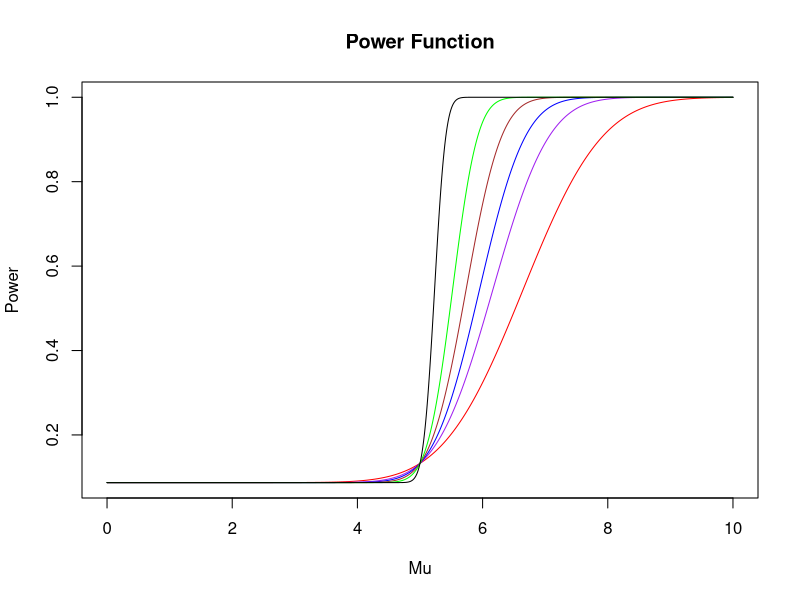
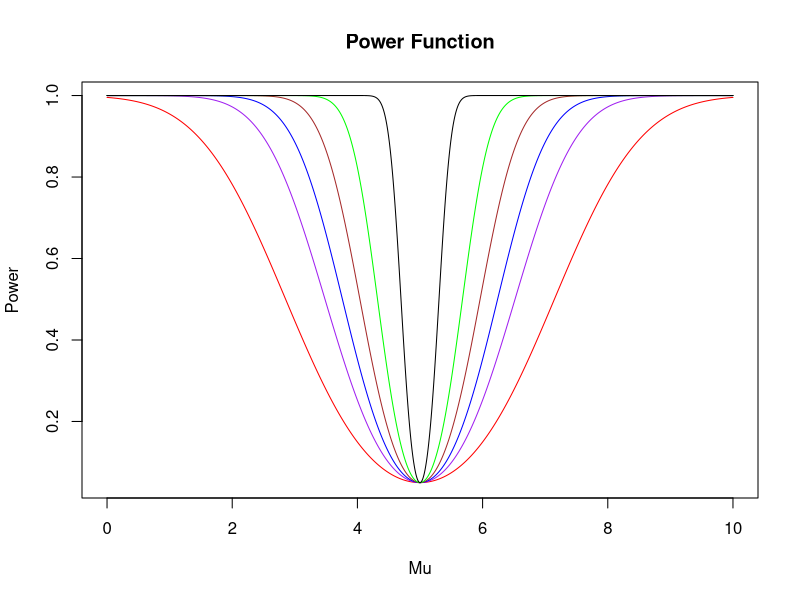
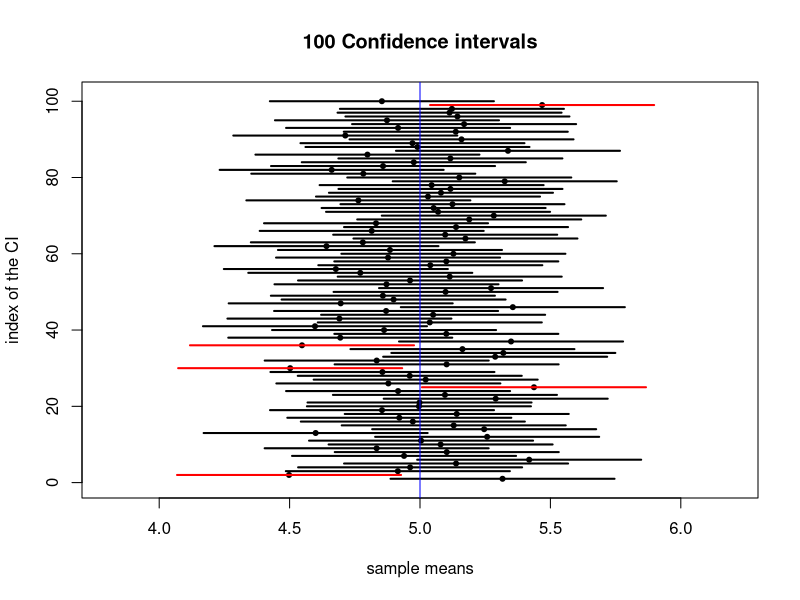
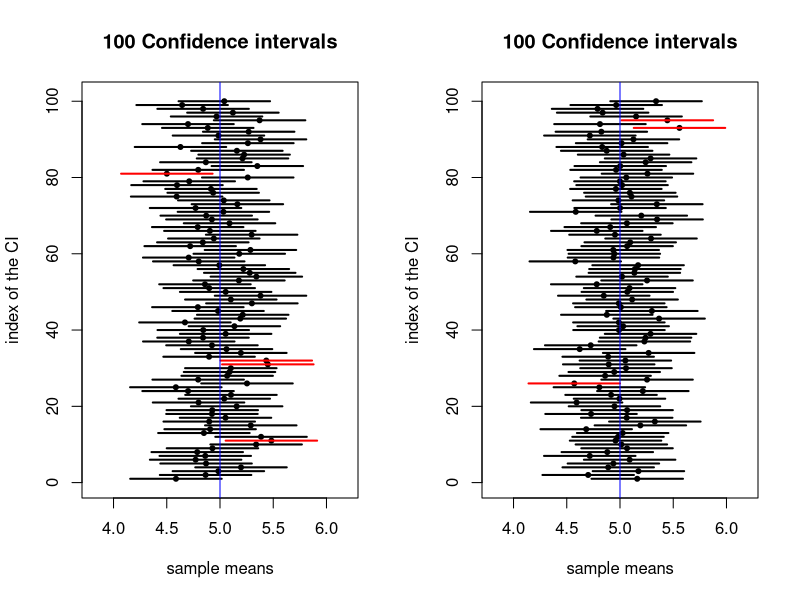
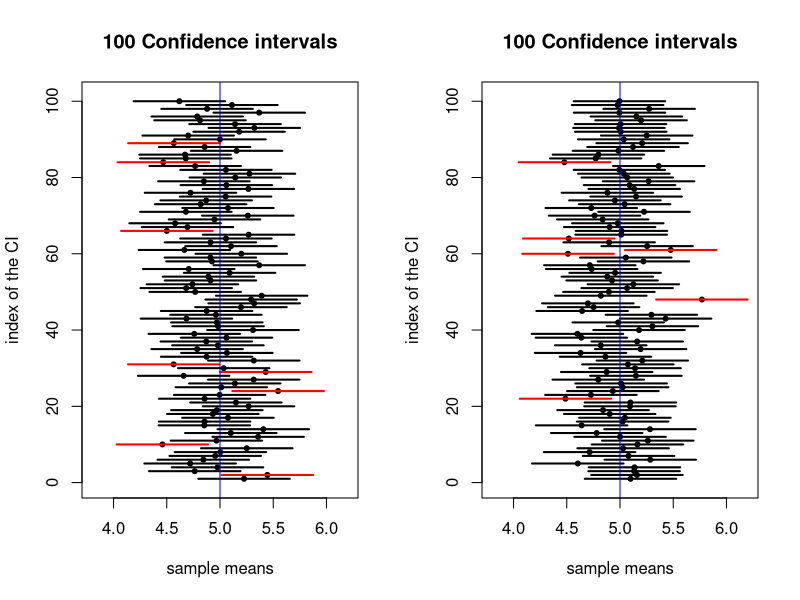
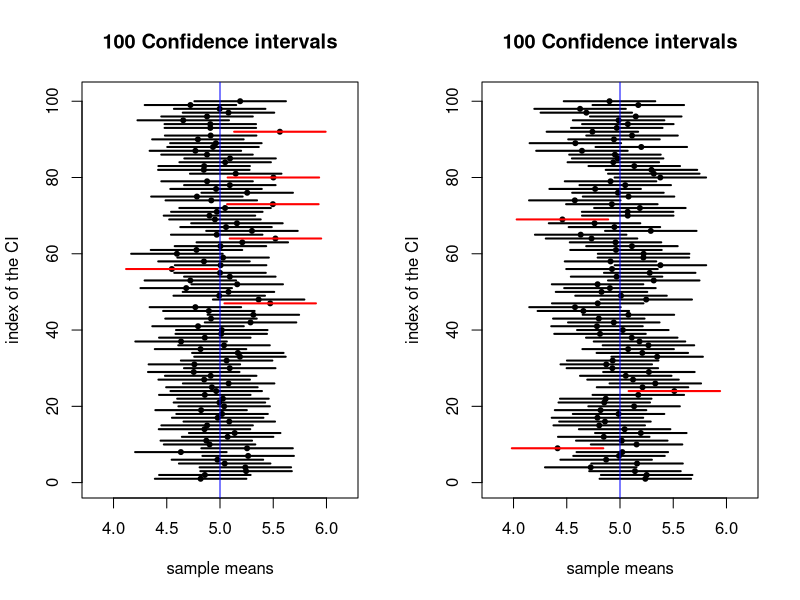
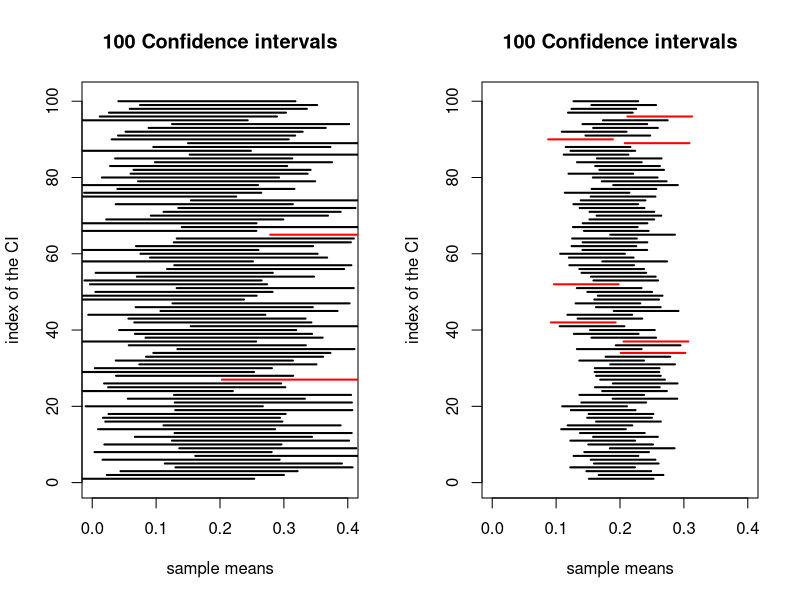
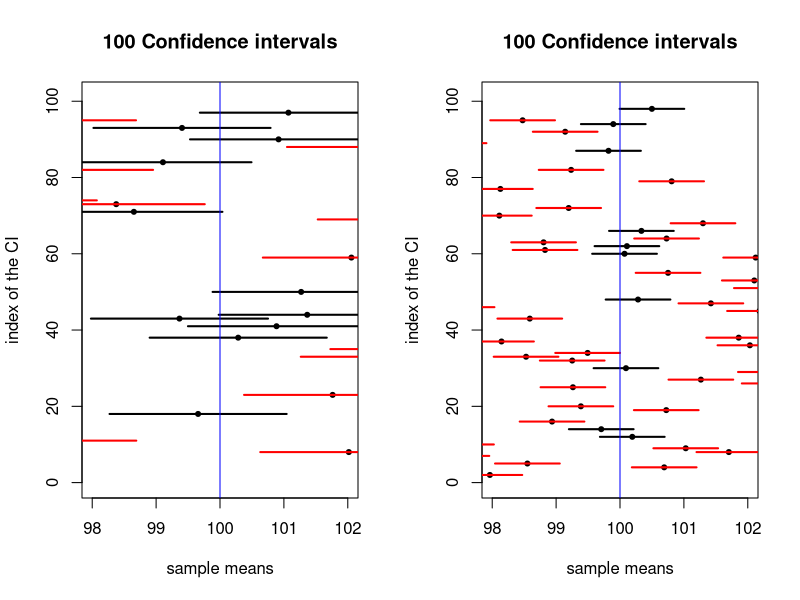

Source code (R) for these figures, in order: (Note: this script raises an error after producing the figures.)
## ---- chunk 1
power_1 <- function(n, x){
  sigma = sqrt(1.2)
  mu_0 <- 5
  alpha <- 0.05
  zalpha <- qnorm(p=alpha, lower.tail=FALSE)
  return (1 - pnorm(zalpha + sqrt(n)*(mu_0 - x))*1/sigma)
}
## ---- chunk 2
x <-seq(from = 0, to = 10, length.out = 10000)
plot(x, power_1(1,x), type="l", col="red", xlab="Mu", ylab="Power", 
     main="Power Function")
lines(x, power_1(2,x), col="purple")
lines(x, power_1(3,x), col="blue")
lines(x, power_1(5,x), col="brown")
lines(x, power_1(10,x), col="green")
lines(x, power_1(50,x), col="black")
## ---- chunk 3
power_2 <- function(n, x){
  sigma = sqrt(1.2)
  mu_0 <- 5
  alpha <- 0.05
  zalpha2 <- qnorm(p=alpha/2, lower.tail=FALSE) 
  pos <- pnorm(zalpha2 + sqrt(n)*(mu_0 - x)*(1/sigma))
  neg <- pnorm(-zalpha2 + sqrt(n)*(mu_0 - x)*(1/sigma))
  return (1-pos+neg)
}
## ---- chunk 4
x <-seq(from = 0, to = 10, length.out = 10000)
plot(x, power_2(1,x), type="l", col="red", xlab="Mu", ylab="Power", 
     main="Power Function")
lines(x, power_2(2,x), col="purple")
lines(x, power_2(3,x), col="blue")
lines(x, power_2(5,x), col="brown")
lines(x, power_2(10,x), col="green")
lines(x, power_2(50,x), col="black")
## ---- chunk 5
library(rlang)
library(dplyr)
## ---- chunk 6
CI_Exp_Lambda <- function(n){
  xbar = mean(rexp(n, 5))
  left = (qchisq(p=1-.05/2, df=2*n, lower.tail=TRUE))/(2*n*xbar)
  right = (qchisq(p=.05/2, df=2*n, lower.tail=TRUE))/(2*n*xbar)
  return(c(left, right))
}
## ---- chunk 7
CI_Normal_Mu <- function(n){
  xbar = mean(rnorm(n, mean=10, sd=2))
  left = xbar - qnorm(p=.05/2)*2/sqrt(n)
  right = xbar + qnorm(p=.05/2)*2/sqrt(n)
  return(c(left, right))
}

## ---- chunk 8
margin_error_95 <- function(sample_vals, sig){
    n <- length(sample_vals)
    mar_err <- 1.96*(sig/sqrt(n))
}
## ---- chunk 9
mean_inside_CI <- function(samp, pop_mu, pop_sig){
    upper <- mean(samp) + margin_error_95(samp, pop_sig)
    lower <- mean(samp) - margin_error_95(samp, pop_sig)
    return(between(pop_mu, lower, upper))
}
## ---- chunk 10
 set.seed(2022)
 B <- 100000
 n <- 50
 CI_95_exp <- replicate(B,{
  samp <- rexp(n,4)
  mean_inside_CI(samp, pop_mu = 1/4 , pop_sig = 1/4)
  }) 
                            
 print(mean(CI_95_exp)) #calculate mean CI_95_exp to get empirical expected values

## ---- chunk 11
margin_error_95_2 <- function(sample_vals){
    n <- length(sample_vals)
    xbar <- mean(sample_vals)
    mar_err <- 1.96*(1/(xbar*sqrt(n)))
}
## ---- chunk 12
lambda_inside_CI <- function(samp, pop_lambda){
    upper <- 1/mean(samp) + margin_error_95_2(samp)
    lower <- 1/mean(samp) - margin_error_95_2(samp)
    return(between(pop_lambda, lower, upper))
}
## ---- chunk 13
set.seed(2020)
n <- 50
B <- 100000
CI_95_lambda <- replicate(B, {
    samp <- rexp(n,rate=4)
    lambda_inside_CI(samp, 4)
    })

print(mean(CI_95_lambda))
## ---- chunk 14
mu2_me_95 <- function(sample_vals, sig){
    n <- length(sample_vals)
    xbar <- mean(sample_vals)
    mar_err <- 1.96*(2*sig*xbar/sqrt(n))
}
## ---- chunk 15
meansq_inside_CI <- function(samp, pop_mu, pop_sig){
    upper <- mean(samp)^2 + mu2_me_95(samp, pop_sig)
    lower <- mean(samp)^2 - mu2_me_95(samp, pop_sig)
    return(between(pop_mu^2, lower, upper))
}
## ---- chunk 16
set.seed(2020)
n <- 50
B <- 100000
CI_95_meansq <- replicate(B, {
    samp <- rnorm(n,mean=10,sd=4)
    meansq_inside_CI(samp, pop_mu = 10, pop_sig = 4)
    })

print(mean(CI_95_meansq))
## ---- chunk 17
CI_95 <- function(samp, sig){
  z <- qnorm(0.025, lower.tail = FALSE)
  upper <- mean(samp) + z*sig/sqrt(length(samp))
  lower <- mean(samp) - z*sig/sqrt(length(samp))
  return(c(lower, upper))
}
## ---- chunk 18
plot_CI_95 <- function(seed){
  B <- 100
  n <- 30
  mu <- 5
  sig <- 1.2
  set.seed(seed)
  #extract upper bound of CI's
  x_1 <- replicate(B,
                         {samp <- rnorm(n, mean = mu, sd = sig )
                         max(CI_95(samp, sig))
                         }
                         )
  #extract lower bound of CI's
  set.seed(seed)
  x_0 <- replicate(B,
                         {samp <- rnorm(n, mean = mu, sd = sig )
                         min(CI_95(samp, sig))
                         }
                         )
  set.seed(seed)
  means <- replicate(B, mean(rnorm(n, mean = mu, sd = sig)))
 
  plot(means, 1:B, 
       pch = 20,
      xlim = c(mu - sig, mu + sig), 
      ylim = c(0,B+1),
      xlab = "sample means",
      ylab = "index of the CI",
      main = paste(B, "Confidence intervals"))
  for (i in 1:B){
  if(between(mu, x_0[i], x_1[i])){
  segments(x_0[i], i, x_1[i], i, lwd = 2) #plot CI's that contain the mean in black
    }
  else
    {
    segments(x_0[i], i, x_1[i], i, col = "red", lwd = 2) #plot CI's that don't contain the mean in red
    }
    }
abline(v=mu, col = "blue") #plot a vertical line at the population mean
}

plot_CI_95(402)
## ---- chunk 19
 seeds <- c(10, 80, 15, 1, 1000, 8918) #choose six different seed values
 par(mfrow = c(1,2))
 for (i in seeds){
   plot_CI_95(i)
 }
   
## ---- chunk 20
my_CI_95 <- function(samp, sig){
  z <- qnorm(0.025, lower.tail = FALSE)
  upper <- mean(samp) + z*sig/sqrt(length(samp))
  lower <- mean(samp) - z*sig/sqrt(length(samp))
  return(c(lower, upper))
}
my_plot_CI_95 <- function(seed, n){
  B <- 100
  n <- n
  mu <- 1/5
  sig <- 1/5
  set.seed(seed)
  #extract upper bound of CI's
  x_1 <- replicate(B,
                         {samp <- rexp(n, 1/mu)
                         max(my_CI_95(samp, sig))
                         }
                         )
  #extract lower bound of CI's
  set.seed(seed)
  x_0 <- replicate(B,
                         {samp <- rexp(n, 1/mu)
                         min(my_CI_95(samp, sig))
                         }
                         )
  set.seed(seed)
  means <- replicate(B, mean(rexp(n, mu)))
 
  plot(means, 1:B, 
       pch = 20,
      xlim = c(mu - sig, mu + sig), 
      ylim = c(0,B+1),
      xlab = "sample means",
      ylab = "index of the CI",
      main = paste(B, "Confidence intervals"))
  for (i in 1:B){
  if(between(mu, x_0[i], x_1[i])){
  segments(x_0[i], i, x_1[i], i, lwd = 2) #plot CI's that contain the mean in black
    }
  else
    {
    segments(x_0[i], i, x_1[i], i, col = "red", lwd = 2) #plot CI's that don't contain the mean in red
    }
    }
abline(v=1/mu, col = "blue") #plot a vertical line at the population mean
}

my_plot_CI_95(402, 8)
my_plot_CI_95(402, 60)

## ---- chunk 21
my_CI_95 <- function(samp, sig){
  z <- qnorm(0.025, lower.tail = FALSE)
  upper <- (mean(samp))^2 + z*sig/sqrt(length(samp))
  lower <- (mean(samp))^2 - z*sig/sqrt(length(samp))
  return(c(lower, upper))
}
my_plot_CI_95 <- function(seed, n){
  B <- 100
  n <- n
  mu <- 10
  sig <- 2
  set.seed(seed)
  #extract upper bound of CI's
  x_1 <- replicate(B,
                         {samp <- rnorm(n, mu, sig)
                         max(my_CI_95(samp, sig))
                         }
                         )
  #extract lower bound of CI's
  set.seed(seed)
  x_0 <- replicate(B,
                         {samp <- rnorm(n, mu, sig)
                         min(my_CI_95(samp, sig))
                         }
                         )
  set.seed(seed)
  means <- replicate(B, (mean(rnorm(n, mu, sig))))
 
  plot(means^2, 1:B, 
       pch = 20,
      xlim = c(mu^2 - sig, mu^2 + sig), 
      ylim = c(0,B+1),
      xlab = "sample means",
      ylab = "index of the CI",
      main = paste(B, "Confidence intervals"))
  for (i in 1:B){
  if(between(mu^2, x_0[i], x_1[i])){
  segments(x_0[i], i, x_1[i], i, lwd = 2) #plot CI's that contain the mean in black
    }
  else
    {
    segments(x_0[i], i, x_1[i], i, col = "red", lwd = 2) #plot CI's that don't contain the mean in red
    }
    }
abline(v=mu^2, col = "blue") #plot a vertical line at the population mean
}

my_plot_CI_95(402, 8)
my_plot_CI_95(402, 60)

## ---- chunk 22
alpha <- 3
beta <- 5
sig <- sqrt(1.6)

x_fixed <- round(seq(3, 8, length.out = 15), 2)
Y <- function(alpha=3, beta=5, sig = sqrt(4)){
  y <- c()
  for(x in x_fixed){
    y<- c(y, alpha + beta*x+ rnorm(1,mean = 0,sd = sig))
  }
  return(y)
}

y_vals <- Y()
true_line <- 3+5*x_fixed

#plot(x_fixed, y_vals)
## ---- chunk 23
 
 b_hat <- function(x,y){
   x_bar = mean(x)
   y_bar = mean(y)
   x_diff = x-x_bar
   y_diff = y-y_bar
   return (sum(x_diff*y_diff)/sum(x_diff^2))
 }
 
 a_hat <- function(x,y){
   #using formula derived in class: alpha_mle = Y_bar - B_hat * x_bar
   return (mean(y)-b_hat(x,y)*mean(x))
 }
 v_hat <- function(y){
   y_diff = y-y_bar
   n = length(y)
   return (1/n)*sum(y_diff^2)
 }

Y_hat <- function(x, y){
  #epsilon = rnorm(1,0,v_hat(samp))
  return (a_hat(x,y) + b_hat(x,y)*x)#+epsilon
}
## ---- chunk 24
x_fixed <- seq(5, 10, length.out = 15)
true_line <- 3+5*x_fixed

#y <- Y_hat(alpha = 3, beta = 5, sig =5)
y_hat <- Y_hat(x_fixed,y)

#plot(x_fixed, y)
#lines(x_fixed, true_line, col='red')
#lines(x_fixed, y_hat, col = 'purple')

plot(x_fixed, true_line, type = 'l', col = "red")
a_hats <- c()
for (i in seq(1,50)){
  y <- Y(alpha = 3, beta = 5, sig = 1.6)
  y_hat <-Y_hat(x_fixed,y)
  lines(x_fixed,y_hat)
  a_hats <- c(a_hats, a_hat(x_fixed,y))
}
lines(x_fixed, true_line, type = 'l', col = "red", lwd = 2.0)
## ---- chunk 25
a_hats <- c()
for (i in seq(1,500)){
  y <- Y(alpha = 3, beta = 5, sig = 1.6)
  a_hats <- c(a_hats, a_hat(x_fixed,y))
}
hist(a_hats)
